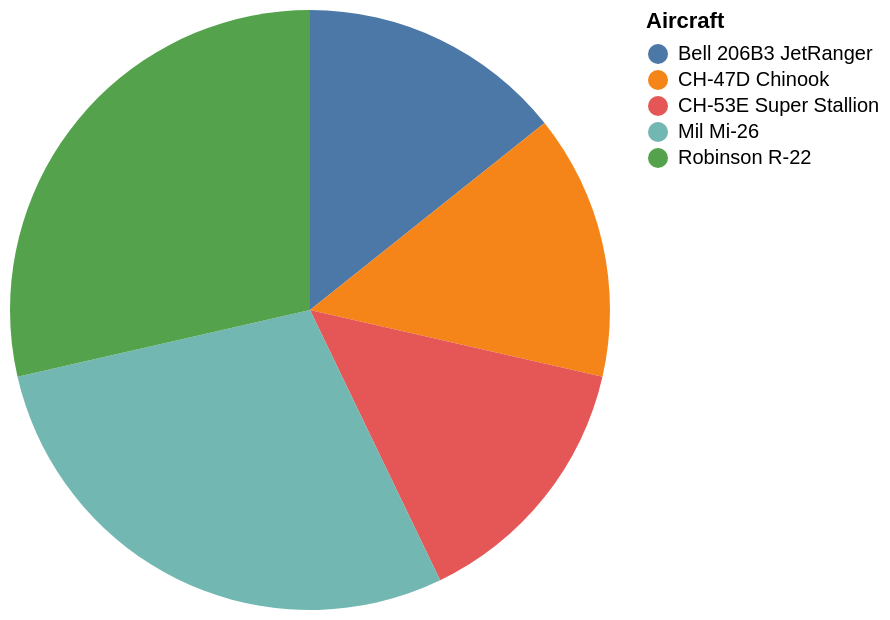

Write the Vega-Lite specification saved for this chart.
### Vega-Lite specification from a JSON file in a GitHub repository (floating-point values rounded to 4 significant figures)
{"data": {"values": [{"x_data": "Bell 206B3 JetRanger", "y_data": 1}, {"x_data": "CH-47D Chinook", "y_data": 1}, {"x_data": "CH-53E Super Stallion", "y_data": 1}, {"x_data": "Mil Mi-26", "y_data": 2}, {"x_data": "Robinson R-22", "y_data": 2}]}, "mark": "arc", "encoding": {"theta": {"field": "y_data", "type": "quantitative", "title": "COUNT(Aircraft)"}, "color": {"field": "x_data", "type": "nominal", "title": "Aircraft"}}}
